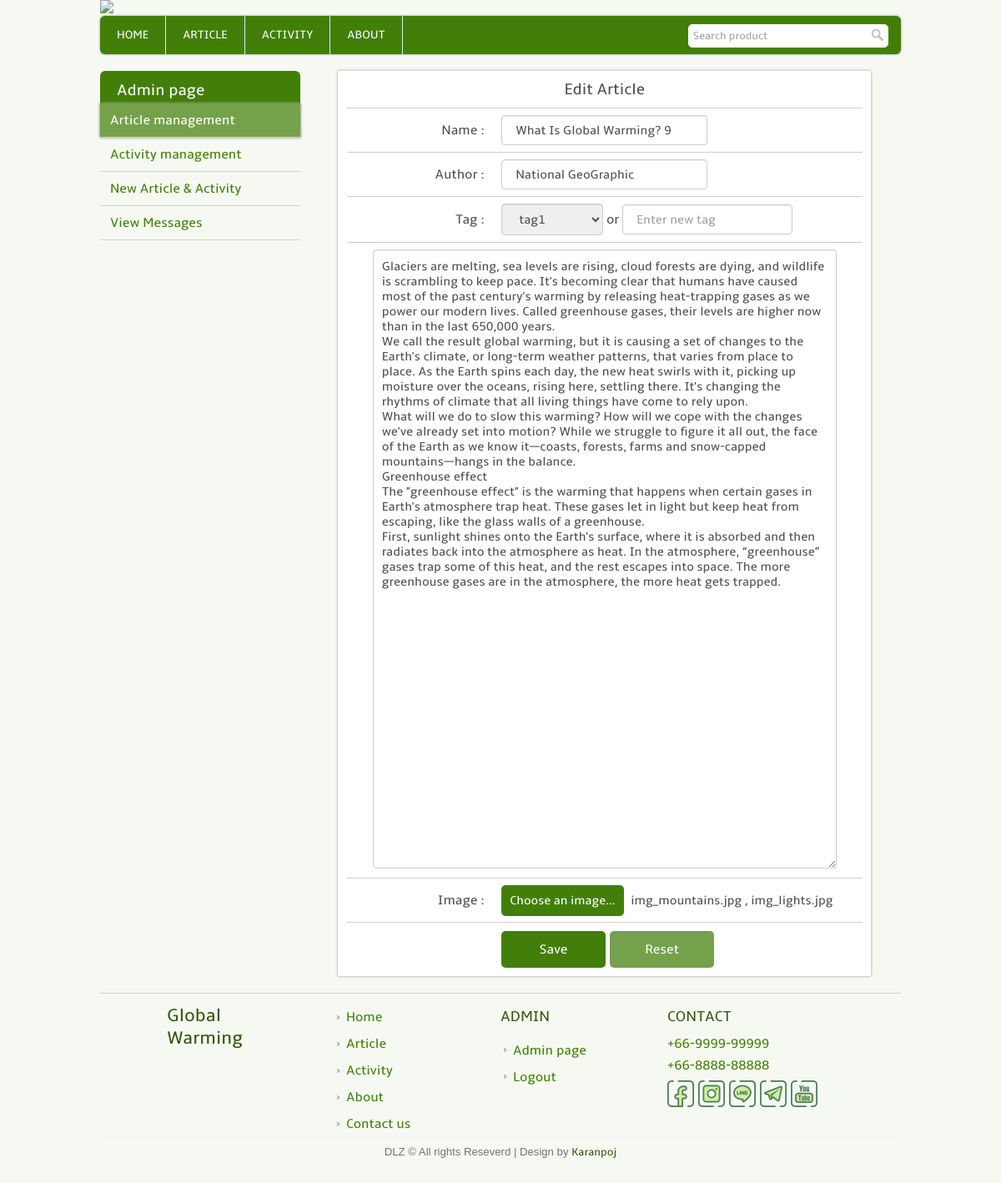
Before: /admin_edit_art.php?edit_id=10 (signed in) with the older database file.
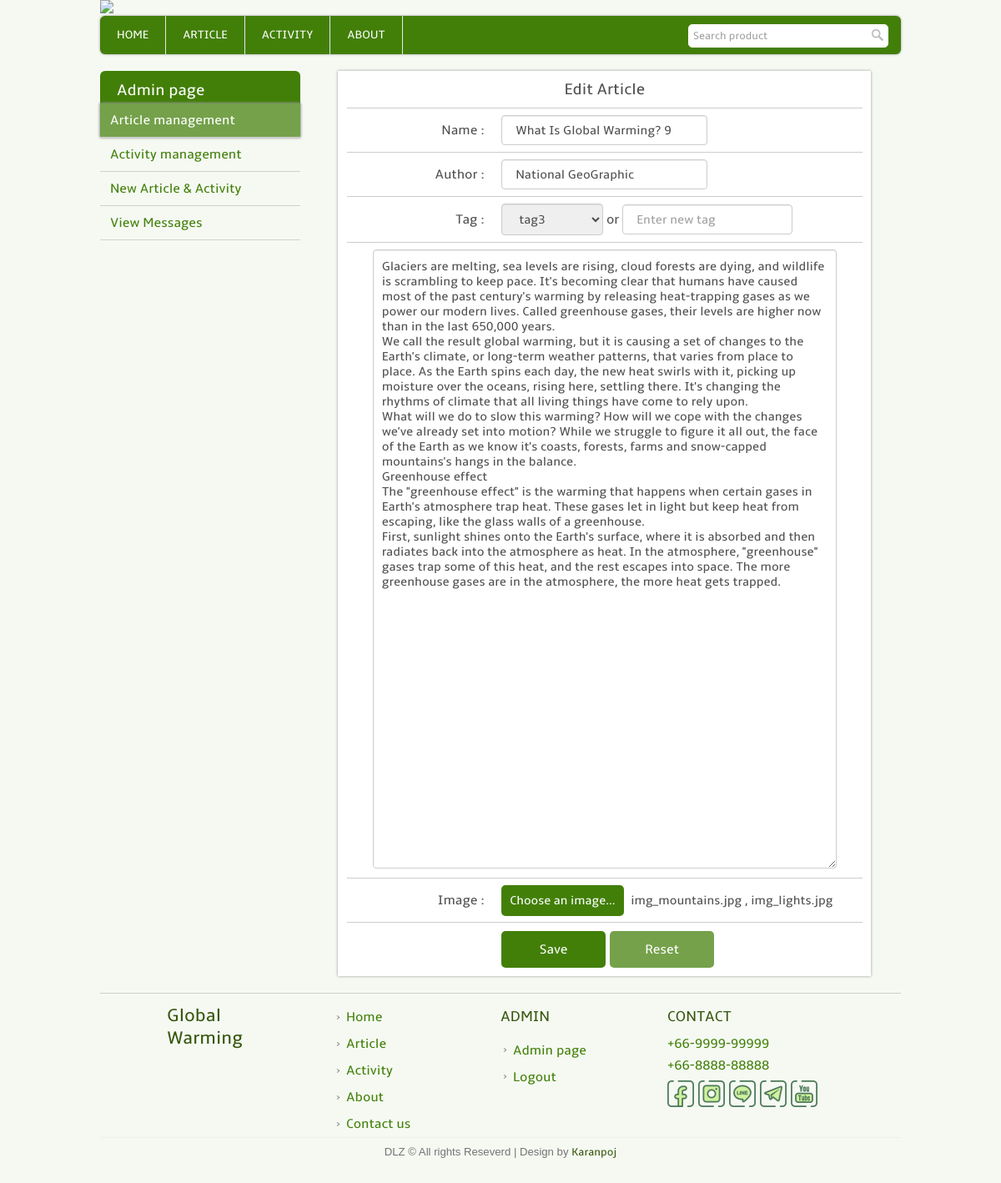
After: the same page with the newer database file.
### tables this page shows
CREATE TABLE `article` (
  `article_id` int(11) NOT NULL,
  `tag_id` int(11) NOT NULL,
  `article_name` varchar(255) NOT NULL,
  `art_author` varchar(255) NOT NULL,
  `article_time` datetime NOT NULL,
  `article_text` text NOT NULL,
  `article_imgs` text NOT NULL,
  `visitor_art` int(11) NOT NULL DEFAULT '0'
);

### template.class.php (called while the page is built, shortened)
<?php
    class Template {
        protected $file;
        protected $values = array();
        public function __construct($file) {
            $this->file = $file;
        }
        public function set($key, $value) {
            $this->values[$key] = $value;
        }
        public function output() {
            $output = file_get_contents($this->file);
            foreach ($this->values as $key => $value) {
            	$tagToReplace = "[@$key]";
            	$output = str_replace($tagToReplace, $value, $output);
            }
            return $output;
        }
    }
?>

### admin_edit_art.php (the view, shortened to what this page needs)
<?php
	require_once('connect.php');
	include("template.class.php");
	if(!isset($_SESSION['adminname']))
	{
		$user_login = false;
		$layout_header = new Template("layout_header.tpl");
		$layout_footer = new Template("layout_footer.tpl");
	}
	else{
		$layout_header = new Template("layout_header_admin.tpl");
		$layout_footer = new Template("layout_footer_admin.tpl");
	}
	$layout_header->set('title','Admin page : Global warming website');
	echo $layout_header->output();
?>
<div class="admin_full">
	<div class="admin_left">
		<table class="admin_menu">
			<tr>
				<th>
					Admin page
				</th>
			</tr>
			<tr>
				<td class="active">
					<a href="admin.php">Article management</a>
				</td>
			</tr>
			<tr>
				<td>
					<a href="admin_activity.php">Activity management</a>
				</td>
			</tr>
			<tr>
				<td>
					<a href="admin_addpost.php">New Article & Activity</a>
				</td>
			</tr>
			<tr>
				<td>
					<a href="admin_messages.php">View Messages</a>
				</td>
			</tr>
		</table>
	</div>
<?php
	$q = "select * from article where article_id = ".$_GET['edit_id'];
	$result = $mysqli -> query($q);
	$row=$result->fetch_array();
?>
	<div class="admin_right">
		<div class="post_form">
			<h3>Edit Article</h3>
			<form method="post" action="admin_save_art.php" enctype="multipart/form-data">
				<table class="add_post_tb">
					<tr>
						<td>
							Name :
						</td>
						<td>
							<input type="text" placeholder="Enter article`s name" name="art_name" value="<?php echo $row['article_name']; ?>" required>
						</td>
						<td></td>
					</tr>
					<tr>
						<td>
							Author :
						</td>
						<td>
							<input type="text" placeholder="Enter Author's name" name="art_author" value="<?php echo $row['art_author']; ?>" required>
						</td>
						<td></td>
					</tr>
					<tr>
						<td>
							Tag :
						</td>
						<td colspan="2">
							<select class="input_select" name="art_tag">
<?php
									$q2 = "SELECT * FROM tags";
									$result2 = $mysqli -> query($q2);
									while($row2=$result2->fetch_array()){
										if($row['tag_id'] == $row2['tag_id']){
											echo "<option value='".$row2['tag_id']."' selected>".$row2['tag_name']."</option>";
										}else{
											echo "<option value='".$row2['tag_id']."'>".$row2['tag_name']."</option>";
										}
									}
?>
							</select> or
							<input type="text" placeholder="Enter new tag" name="new_tag" style="max-width: 204px;">
						</td>
					</tr>
					<tr>
						<td colspan="3" style="text-align: center;padding: 0px;">
<?php
							$text = str_replace("\'", "'", $row['article_text']);
?>
							<textarea name="article_text" rows="40" required><?php echo $text; ?></textarea>
						</td>
					</tr>
					<tr>
						<td style="padding: 18px 20px 18px 0px;">
							Image :
						</td>
						<td colspan="2">
							<label class="filecon">
								<strong>Choose an image...</strong>
							</label>
<?php
							$text2 = str_replace("?#", " , ", $row['article_imgs']);
?>
							<div id="file_show" style="font-size: 15px;padding: 3px 0 0 155px"><?php echo $text2; ?></div>
    					</td>
					</tr>
					<tr>
						<td>
						</td>
						<td colspan="2">
    						<div class="post_form_bt">
      							<button type="submit" class="addbt" name="submit" value="Add">Save</button>
      							<button type="reset"  class="cancelbtn">Reset</button>
    						</div>
    					</td>
					</tr>
				</table>
			</form>
		</div>
	</div>
</div>
<?php
	echo $layout_footer->output();
?>

Changed rows visible on the page:
changed article "img_mountains.jpg , img_lights.jpg": article_text "…Earth as we know it—coasts, forests, farms and snow-capped mountains—hangs in the balance. Greenhouse effect The \"greenhouse effect\" is the warming that happens when certain gases in Earth's atmosphere trap heat. These gases let in light but keep heat from escaping, like the glass walls of a greenhouse. First, sunlight shines onto the Earth's surface, where it is absorbed and then radiates back into the atmosphere as heat. In the atmosphere, “greenhouse” gases trap some of…" → "…Earth as we know it's coasts, forests, farms and snow-capped mountains's hangs in the balance. Greenhouse effect The \"greenhouse effect\" is the warming that happens when certain gases in Earth's atmosphere trap heat. These gases let in light but keep heat from escaping, like the glass walls of a greenhouse. First, sunlight shines onto the Earth's surface, where it is absorbed and then radiates back into the atmosphere as heat. In the atmosphere, \"greenhouse\" gases trap some of…"
Other visible differences:
form field art_tag: "tag1" → "tag3"
